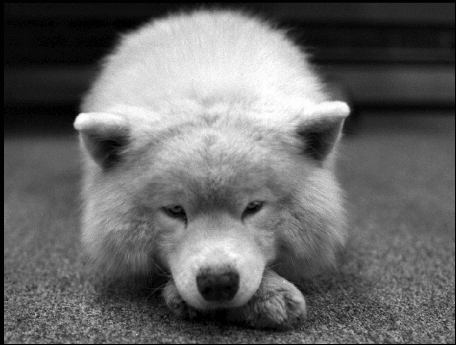
#> input picture img/bear.png, 456 x 345 px, found by its file name; its folder holds 8 pictures in this run; the run also reads 1 picture not shown here
$ jupyter execute --allow-errors Local_Matting-Bear.ipynb   (shell and % lines are left out)
#> lines starting #> are read from the running program, lines starting #| are printed output that depends on the picture; after the words box and inside, x2 and y2 are one past the last pixel; in counts of white or black regions, pixels touching at a corner belong together; long printed decimals are rounded
[cell 1]
import numpy as np
import cv2
import matplotlib.pyplot as plt
# import plotly.express as px
import os
from  scipy import ndimage
IMAGES_FOLDER_PATH = "../img"
import time

[cell 2]
def display_img_arr(img_arr, r, c, dim,titles_arr):
    fl = 0
    fig = plt.figure(figsize = dim)
    for i in range(r):
        for j in range(c):
            if len(img_arr) == fl:
                break
            ax1 = fig.add_subplot(r, c, fl + 1)
            ax1.set_title(titles_arr[fl], fontsize = 20)
            ax1.imshow(img_arr[fl], cmap = 'gray')
            fl = fl + 1
    plt.show()

def read_img(im_names):
    im = []
    im_gray = []
    for name in im_names:
        img =  cv2.imread(IMAGES_FOLDER_PATH+'/'+name)
        img = cv2.cvtColor(img, cv2.COLOR_BGR2RGB)
        if(len(im)==1):
            img = cv2.resize(img,(im[0].shape[0],im[0].shape[1]))
        im.append(img)
        im_gray.append(cv2.cvtColor(img, cv2.COLOR_RGB2GRAY))
    return im, im_gray

[cell 3]
img3 = cv2.imread(os.path.join(IMAGES_FOLDER_PATH, 'bear.png'))
#> img3 is the input picture: shape (345, 456, 3); min 1, max 253, mean 103.2
img3 = cv2.cvtColor(img3, cv2.COLOR_BGR2RGB)
img3_gray = cv2.imread(os.path.join(IMAGES_FOLDER_PATH, 'bear.png'),0)
#> img3_gray: shape (345, 456); min 1, max 253, mean 103.2
tri3 = cv2.imread(os.path.join(IMAGES_FOLDER_PATH, 'bear_tri.png'),0)
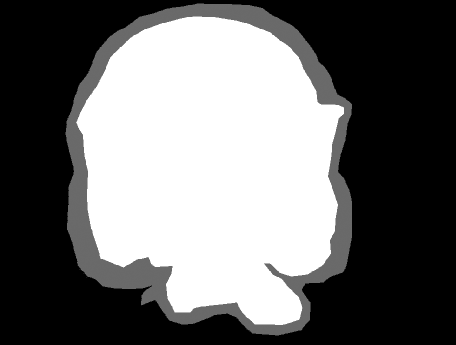
#> input picture img/bear_tri.png, 456 x 345 px, found by its file name
#> tri3 is the input picture: shape (345, 456); min 0, max 255, mean 109.2


new_bg3 = cv2.imread(os.path.join(IMAGES_FOLDER_PATH, 'jungle_bg.jpeg'))
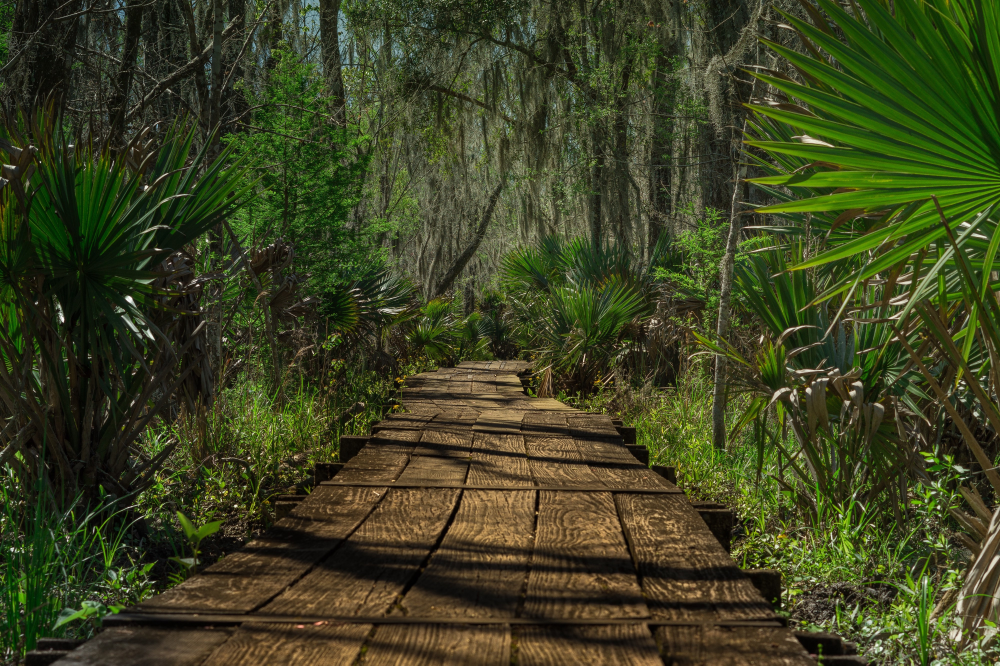
#> input picture img/jungle_bg.jpeg, 4000 x 2662 px, found by its file name (shown at 1/4 size)
#> new_bg3 is the input picture: shape (2662, 4000, 3); mean B, G, R 32.7, 65.2, 59.9
new_bg3 = cv2.cvtColor(new_bg3, cv2.COLOR_BGR2RGB)
new_bg3 = cv2.resize(new_bg3, (img3.shape[1],img3.shape[0]))
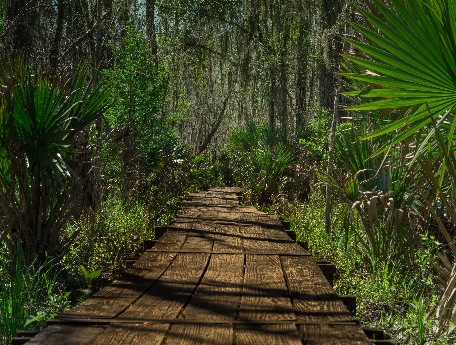
#> new_bg3: shape (345, 456, 3); mean R, G, B 59.8, 65, 32.6

[cell 4]
display_img_arr([img3,img3_gray,tri3,new_bg3], 2,2,(10,10), ['original img','grayscale','tri-map','new-bg'])
#> after the loop in display_img_arr, `for i in range(r):`: fl = 4

# Global Matting

Poisson Equation
$$\Delta \alpha = div (\frac{\nabla I}{F-B})$$
where, $\Delta = (\frac{\partial^2}{\partial x^2},\frac{\partial^2}{\partial y^2})$
is Laplacian Operator and div is divergence opertor

We solve this Poisson Equation using Gauss Siedel Iteration with overrealaxation method which is,

Given,  $$ \frac{\partial^2 f}{\partial x^2}+\frac{\partial^2 f}{\partial y^2} = S$$
$$ {f_{i,j}}^{(n+1)} = \frac{\beta}{4}({f_{i+1,j}}^{(n)} + {f_{i-1,j}}^{(n+1)}) + {f_{i,j+1}}^{(n)} + {f_{i,j-1}}^{(n+1)} - S_{i,j}) + (1-\beta){f_{i,j}}^{(n)}$$
where, $\beta$ lies in the range (1,2)

[cell 5]
def calc_masks(tri3, img3_gray):
    mask_bg = (tri3<10)
    mask_fg = (tri3>245)
    mask_unknown = (np.bitwise_and(tri3>=10,tri3<=245))

    fg = img3_gray*(mask_fg)
    bg = img3_gray*(mask_bg)
    unknown = img3_gray*mask_unknown
    return [mask_fg,fg,mask_bg,bg,mask_unknown,unknown], ['fg mask','fg','bg mask','bg','mask unknown','unkown reg img']

def doubleDifferential(img, factor):
    dy, dx = np.gradient(img)
    d2y, _ = np.gradient(dy/factor)
    _, d2x = np.gradient(dx/factor)
    return d2y, d2x


def fb(img3_gray,mask_fg,mask_bg,mask_unknown):
    F = img3_gray*(mask_fg+mask_unknown)
    B = img3_gray*(mask_bg+mask_unknown)
    return F, B


# [16 lines of commented-out code are left out]

def global_alpha_matting(alpha,d2alpha,unknown_seg,iters = 75, threshold = 0.2, beta = 1.5):
    tic = time.time()
    prev_alpha = np.zeros(alpha.shape)
    diff = np.sum(np.abs(prev_alpha-alpha))

    for _ in range(iters):
        diff = np.sum(np.abs(prev_alpha-alpha))
        if diff < threshold:
            break
        for i in range(1,alpha.shape[0]-1):
            for j in range(1,alpha.shape[1]-1):
                if unknown_seg[i,j]!=0 :
                    alpha[i,j] = ((beta*(alpha[i,j-1]+alpha[i-1,j]+prev_alpha[i,j+1]+prev_alpha[i+1,j] - d2alpha[i,j])/4) + (1-beta)*prev_alpha[i,j])
    tac = time.time()
    return alpha, tac-tic

def grads(F,B,mask_fg,img3_gray,mask_unknown):
    diff = np.minimum(np.maximum(F-B,0),255)

    diff = ndimage.filters.gaussian_filter(diff, 0.9)
    diff = np.minimum(np.maximum(diff,0),255)
    grad_y,grad_x = np.gradient(img3_gray)
    diff[diff==0] = 1
    d2y_alpha, _ = np.gradient(grad_y/diff)
    _, d2x_alpha = np.gradient(grad_x/diff)
    d2alpha = d2y_alpha + d2x_alpha
    estimate_alpha = mask_fg + 0.5*mask_unknown
    return estimate_alpha, d2alpha, diff

def func_estimate_alpha(tri3, img3_gray):
    imgs, titles = calc_masks(tri3, img3_gray)
#> in calc_masks, `mask_bg = (tri3<10)`:
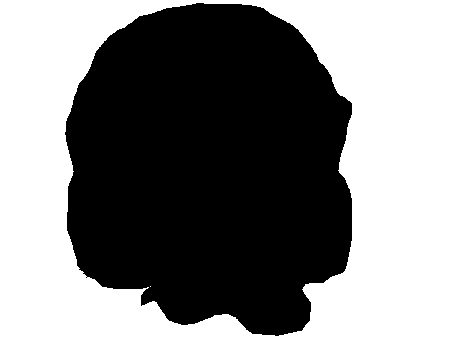
#> mask_bg: shape (345, 456) bool; 51.1% white; 1 black region, box (x1, y1, x2, y2) and area: (65, 3, 352, 336) 76862
#> in calc_masks, `mask_fg = (tri3>245)`: mask_fg: shape (345, 456) bool; 38.5% white; 1 white region, box (x1, y1, x2, y2) and area: (77, 17, 344, 325) 60625
#> in calc_masks, `mask_unknown = (np.bitwise_and(tri3>=10,tri3<=245))`: mask_unknown: shape (345, 456) bool; 10.3% white; 1 white region, box (x1, y1, x2, y2) and area: (65, 3, 352, 336) 16237
#> in calc_masks, `unknown = img3_gray*mask_unknown`:
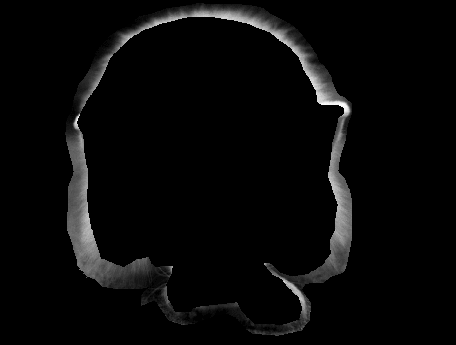
#> unknown: shape (345, 456); min 0, max 253, mean 8.6
    display_img_arr(imgs, 3,2,(10,10),titles)
    mask_fg,fg,mask_bg,bg,mask_unknown,unknown = imgs

    F,B = fb(img3_gray,mask_fg,mask_bg,mask_unknown)
    display_img_arr([F,B], 1,2,(10,10),['F','B'])
    print(mask_fg.shape,fg.shape,mask_bg.shape,bg.shape,mask_unknown.shape,unknown.shape,F.shape,B.shape,img3_gray.shape)
    est_alpha, d2alpha, diff =  grads(F,B,mask_fg,img3_gray,mask_unknown)
    return est_alpha, F, B, d2alpha, imgs, diff

def matting_combined(tri3, img3_gray):
    estimate_alpha, F, B, d2alpha, imgs, diff = func_estimate_alpha(tri3, img3_gray)
#> in func_estimate_alpha, `imgs, titles = calc_masks(tri3, img3_gray)`: imgs = 6 items; titles = ['fg mask', 'fg', 'bg mask', 'bg', 'mask unknown', 'unkown reg img']
#> in fb, `B = img3_gray*(mask_bg+mask_unknown)`:
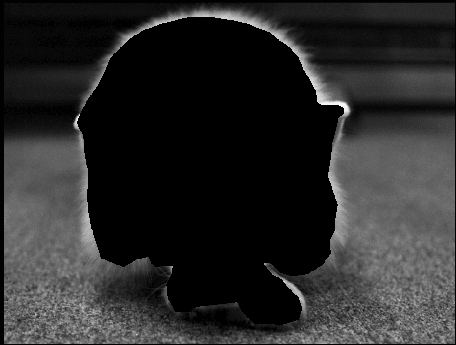
#> B: shape (345, 456); min 0, max 253, mean 41.8
#| (345, 456) (345, 456) (345, 456) (345, 456) (345, 456) (345, 456) (345, 456) (345, 456) (345, 456)
#> in grads, `diff[diff==0] = 1`:
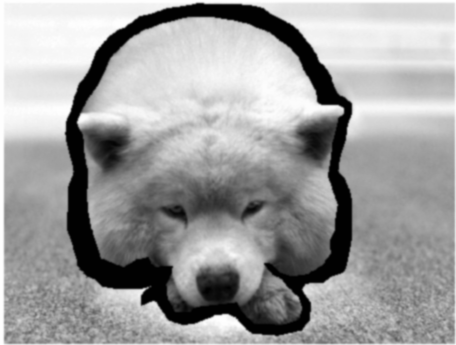
#> diff: shape (345, 456); min 1, max 254, mean 158.3
    mask_fg,fg,mask_bg,bg,mask_unknown,unknown = imgs
    alpha, _ = global_alpha_matting(estimate_alpha,d2alpha,mask_unknown, iters= 50, threshold = 0.3, beta = 1.5)
    alpha = np.minimum(np.maximum(alpha,0),1)

    return {'alpha': alpha, 'F':F, 'B': B, 'diff': diff, 'unknown': unknown, 'mask_unknown': mask_unknown}

#     return alpha
# alpha = matting_combined(tri3, img3_gray)
all_data = matting_combined(tri3, img3_gray)
#> in matting_combined, `estimate_alpha, F, B, d2alpha, imgs, diff = func_estimate_alpha(tri3, ..`: imgs = 6 items
#> in global_alpha_matting, `diff = np.sum(np.abs(prev_alpha-alpha))`: diff = 68743.5
#> the loop in global_alpha_matting, `for _ in range(iters):` made 50 passes
#> diff on passes 1 to 12: 68743.5, 113382.7, 113382.7, 113382.7, 113382.7, 113382.7, 113382.7, 113382.7, 113382.7, 113382.7, 113382.7, 113382.7
#> all_data = 6 items
## adding images also to this all_data
all_data.update({'img3': img3, 'img3_gray': img3_gray})

## NOW all_data VARIABLE CONTAINS IMG3, IMG3_GRAY, ALPHA, DIFF, F, B, UNKNOWN


# display_img_arr([new_img ], 1,1,(10,10),['img with new bg'])

display_img_arr([all_data['alpha']], 1,2,(10,10),['estimated alpha'])

# Alpha blending

### I = α F + (1 − α )B

[cell 6]
def alpha_blend(new_bg3,alpha,img3 ):
    new_img = np.zeros(new_bg3.shape)
    new_img[:,:,0] = alpha*img3[:,:,0] + (1-alpha)*new_bg3[:,:,0]
    new_img[:,:,1] = alpha*img3[:,:,1] + (1-alpha)*new_bg3[:,:,1]
    new_img[:,:,2] = alpha*img3[:,:,2] + (1-alpha)*new_bg3[:,:,2]
    return np.int64(new_img)

new_img = alpha_blend(new_bg3,all_data['alpha'],img3)
#> in alpha_blend, `return np.int64(new_img)`:
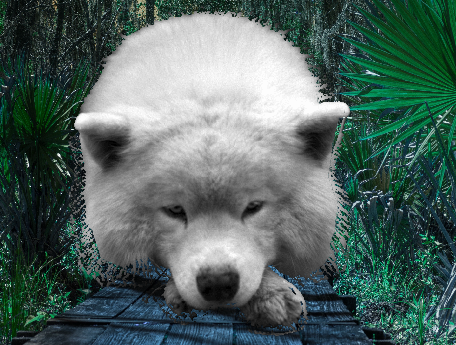
#> returned value: shape (345, 456, 3) int64; mean of channels 0, 1, 2 96.9, 101.5, 82.3; drawn as B, G, R
display_img_arr([new_img ], 1,2,(10,10),['img with new bg'])

##  Computationally efficient version of Global alpha matting

[cell 7]
def optimal_alpha_matting(alpha, d2alpha, unknown):
    tic = time.time()
    new_alpha = alpha.copy()
    old_alpha = np.zeros(alpha.shape)
    h, w = img3_gray.shape
    threshold = 0.001
    iters = 50
    non_zero = np.nonzero(unknown)
    c_alpha = np.transpose(non_zero)
    c = c_alpha[(c_alpha[:,0]>=1)&(c_alpha[:,0]<h-1)&(c_alpha[:,1]>=1)&(c_alpha[:,1]<w-1)]
    first = c[:,0]
    second = c[:,1]
    diff = np.sum(np.abs(new_alpha - old_alpha))
    for i in range(iters):
        old_alpha = new_alpha.copy()
        new_alpha[first,second] = new_alpha[first-1 ,second]
        new_alpha[first,second] = new_alpha[first,second]
        new_alpha[first,second] += new_alpha[first,second-1]
        new_alpha[first,second] += old_alpha[first, second+1]
        new_alpha[first,second] += old_alpha[first+1,second]
        new_alpha[first,second] -= d2alpha[first,second]
        new_alpha[first,second] *= 1/4
        diff = np.sum(np.abs(new_alpha - old_alpha))
        if(diff < threshold):
            break
    tac = time.time()
    return new_alpha, tac-tic

[cell 8]
import time
def matting(tri3, img3_gray,type_matting):
    estimate_alpha, F, B, d2alpha, imgs, diff = func_estimate_alpha(tri3, img3_gray)
    mask_fg,fg,mask_bg,bg,mask_unknown,unknown = imgs
    if(type_matting=='noneff'):
        alpha, time = global_alpha_matting(estimate_alpha,d2alpha,mask_unknown, iters= 50, threshold = 0.3, beta = 1.5)
    else:
        alpha, time = optimal_alpha_matting(estimate_alpha, d2alpha, mask_unknown)
    alpha = np.minimum(np.maximum(alpha,0),1)
    return alpha, time

alpha,time_non_eff = matting(tri3, img3_gray,'noneff')
#| (345, 456) (345, 456) (345, 456) (345, 456) (345, 456) (345, 456) (345, 456) (345, 456) (345, 456)
#> the loop in global_alpha_matting (call 2), `for _ in range(iters):` made 50 passes
#> in matting, `alpha, time = global_alpha_matting(estimate_alpha,d2alpha,mask_unknown..`: time = 6.28
#> time_non_eff = 6.28
alpha_o,time_o = matting(tri3, img3_gray,'eff')
#| (345, 456) (345, 456) (345, 456) (345, 456) (345, 456) (345, 456) (345, 456) (345, 456) (345, 456)
#> in optimal_alpha_matting, `non_zero = np.nonzero(unknown)`: non_zero = 16237 positions, rows 3 to 335, columns 65 to 351
#> in optimal_alpha_matting, `c_alpha = np.transpose(non_zero)`: c_alpha = 16237 pairs, first value 3 to 335, second value 65 to 351
#> in optimal_alpha_matting, `c = c_alpha[(c_alpha[:,0]>=1)&(c_alpha[:,0]<h-1)&(c_alpha[:,1]>=1)&(c_..`: c has the same summary as c_alpha
#> in optimal_alpha_matting, `first = c[:,0]`: first = 16237 values from 3 to 335
#> in optimal_alpha_matting, `second = c[:,1]`: second = 16237 values, max 351 at index 5524, min 65 at index 6163, mean 205
#> in optimal_alpha_matting, `diff = np.sum(np.abs(new_alpha - old_alpha))`: diff = 68743.5
#> the loop in optimal_alpha_matting, `for i in range(iters):` made 50 passes
#> diff on passes 1 to 12: 19499.8, 12425.2, 9600, 7988.5, 6911.6, 6113.3, 5484.8, 4981.8, 4573, 4229.4, 3937.1, 3686.2
#> after the loop in optimal_alpha_matting, `for i in range(iters):`:
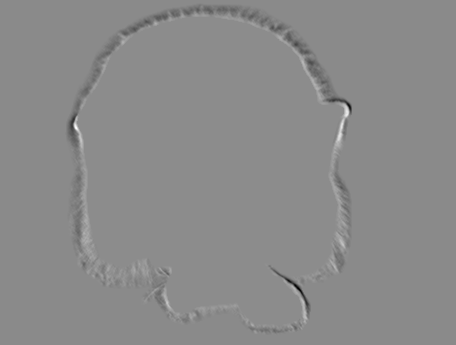
#> new_alpha: shape (345, 456) float64; min -70.25, max 58.88, mean 0.2; drawn with min black and max white
#> time_o = 0.0819
print("non-eff version time",time_non_eff)
#| non-eff version time 6.285
print("eff version time",time_o)
#| eff version time 0.08188

[cell 9]
display_img_arr([alpha, alpha_o ], 1,2,(10,10),['non-eff alpha','eff alpha'])

[cell 10]
#alpha blending
new_img = alpha_blend(new_bg3,alpha,img3 )
display_img_arr([new_img], 1,2,(10,10),['new image'])

[cell 11]
def local_matting(all_data, top, bottom, left, right):

    h, w = all_data['alpha'].shape[0], all_data['alpha'].shape[1]
    new_diff = all_data['diff'][top:bottom+1, left:right+1]

    ## APPLYING GAUSSIAN FILTER ON THIS NEW DIFF
    new_diff = ndimage.filters.gaussian_filter(new_diff, 0.9)
    new_diff = np.minimum(np.maximum(new_diff,0),255)

    ## EXTRACTING SEGMENTS IN GIVEN RANGE FOR ORIGINAL IMAGE, FOREGROUND AND THE BACKGROUND
    required_img= all_data['img3_gray'][top:bottom+1, left:right+1]
    required_fg = all_data['F'][top:bottom+1,left:right+1]
    required_bg = all_data['B'][top:bottom+1,left:right+1]
    required_unknown = all_data['unknown'][top:bottom,left:right]
    required_alpha= all_data['alpha'][top:bottom+1,left:right+1]
    required_inverted_alpha= 1 - required_alpha
    required_mask_unknown = all_data['mask_unknown'][top:bottom+1, left:right+1]


    ## GET DOUBLE DIFFERENTIAL FOR IMG, FOREGROUND AND BACKGROUND
    fg_d2y, fg_d2x = doubleDifferential(required_fg, new_diff)
    bg_d2y, bg_d2x = doubleDifferential(required_fg, new_diff)
    img_d2y, img_d2x = doubleDifferential(required_fg, new_diff)
    weighted_fg = required_alpha*(fg_d2x+fg_d2y)
    weighted_bg = required_alpha*(bg_d2x+bg_d2y)
    new_d2alpha = img_d2x + img_d2y - weighted_fg - weighted_bg


    matte, time = global_alpha_matting(required_alpha,new_d2alpha,required_mask_unknown, iters= 25, threshold = 0.3, beta = 2)
    matte = np.minimum(np.maximum(matte,0),1)


#     matte, _= optimal_alpha_matting(required_alpha, new_d2alpha, required_unknown)

    return matte

local_matte = all_data['alpha'].copy()
# print(local_matte.shape)
top = 0
bottom = 50
left = 150
right = 250
output = local_matting(all_data, top, bottom, left, right)
#> in local_matting, `required_mask_unknown = all_data['mask_unknown'][top:bottom+1, left:ri..`: required_mask_unknown: shape (51, 101) bool; 28.3% white; 1 white region, box (x1, y1, x2, y2) and area: (0, 3, 101, 28) 1456
#> in doubleDifferential, `dy, dx = np.gradient(img)`:
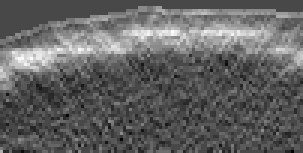
#> dy: shape (51, 101) float64 (shown 3 times larger); min -12, max 30.5, mean 4.4; drawn with min black and max white
#> in local_matting, `matte, time = global_alpha_matting(required_alpha,new_d2alpha,required..`: time = 0.114
local_matte[top:bottom+1, left:right+1] = local_matting(all_data, top, bottom, left, right)
# local_matte = np.minimum(np.maximum(local_matte,0),1)
plt.imshow(local_matte, cmap="gray")
plt.show()
plt.imshow(all_data['alpha'], cmap="gray")
plt.show()

### Local Poisson Matting vs Global Matting

[cell 12]
new_img_local = alpha_blend(new_bg3,local_matte,img3)
display_img_arr([new_img_local], 1,2,(10,10),['img with new bg using local matting'])
display_img_arr([new_img], 1,2,(10,10),['img with new bg using global matting'])

## Combining  multiple bg's

[cell 13]
bg_names = ['jungle_bg.jpeg','foggy.png','new_bg1.jpeg','new_bg3.jpg']
#> (the rest of this cell did not finish here and is left out)

[cell 14]
# generate image in new bgs
new_imgs = []
#> (the rest of this cell did not finish here and is left out)

[cell 15]
# saving imgages
for i,im in enumerate(new_imgs):
    plt.imsave(IMAGES_FOLDER_PATH+'/'+'new_img'+str(i)+'.png',im.astype('uint8'))
